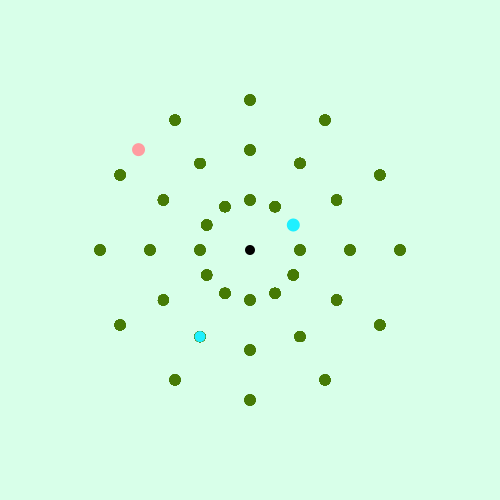
Frame 1 (no input)
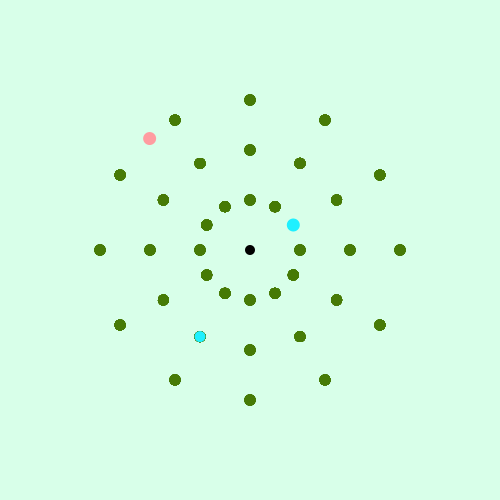
Frame 60 (the mouse pressed at the canvas centre just before this capture)
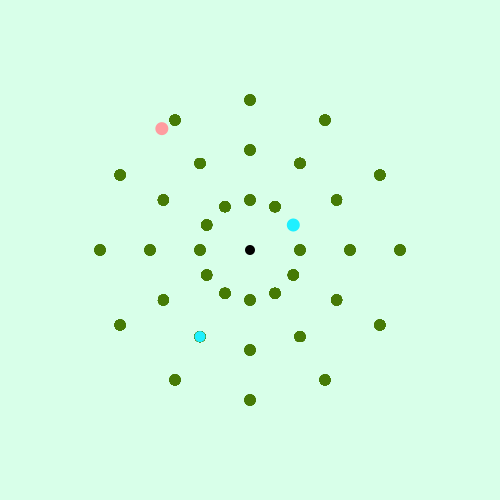
Frame 120 (the mouse held since frame 60 and released just before this capture)

The Processing sketch that drew these frames (run headless with seeded random() and noise(); from frame 60 on, the mouse is pressed at the canvas centre):

// Processing sketch: processing_96483
// ── processing_96483.pde

int hours;
int minutes;
int seconds;
 
 
void setup() {
  size(500, 500);
  colorMode(RGB, 100);
  strokeCap(ROUND);
  smooth();
}
 
void draw() {
  
   // get system variables
 hours = hour();
 minutes = minute();
 seconds = second();
  
 println(hours + " " + minutes + " " + seconds);
     
    // fix for 24 hour clock
  if(hours > 12) {
   hours -= 12;
  }
  
  background(#D8FFE9);
  
    // center sketch
  translate(250,250);
  rotate(radians(90));
  ellipseMode(CENTER);
  noStroke();
  fill(0,0,0);
  ellipse(0,0,10,10);
  noFill();
    // hour hand
    float forhour;
forhour=radians(30*hours);
      for (int i = 0; i < 360; i++) {
    rotate(radians(30));
  noStroke();
  fill(#467A06);
  ellipse(-50, 0, 11, 11);
   
}
  strokeWeight(4);
  noFill();
  stroke(#FF9CA0, 100);
   if(forhour==radians(30)||forhour==radians(60)||forhour==radians(90)||forhour==radians(120)||forhour==radians(150)||forhour==radians(180)||forhour==radians(210)||forhour==radians(240)||forhour==radians(270)||forhour==radians(300)||forhour==radians(330)||forhour==radians(0) )
  {fill(#1FF0FF, 100);
    noStroke();
  }
  else {fill(#FF9CA0, 100);}
    
  pushMatrix();
  rotate(forhour);  // 30 * 12 = 360 degrees
  ellipse(-50,0, 13, 13);
  popMatrix();
   
    // minute hand
    float forminute;
forminute=radians(6*minutes);
      for (int i = 0; i < 360; i++) {
    rotate(radians(30));
  noStroke();
  fill(#467A06);
  ellipse(-100, 0, 11, 11);
   
}
  strokeWeight(4);
  noFill();
  stroke(#FF9CA0, 100);
   if(forminute==radians(30)||forminute==radians(60)||forminute==radians(90)||forminute==radians(120)||forminute==radians(150)||forminute==radians(180)||forminute==radians(210)||forminute==radians(240)||forminute==radians(270)||forminute==radians(300)||forminute==radians(330)||forminute==radians(0) )
  {fill(#1FF0FF, 100);
  noStroke();
  }
  else {fill(#FF9CA0, 100);}
   pushMatrix();
  rotate(forminute);
  ellipse(-100,0, 11, 11);
  popMatrix();
   
    // second hand
float forsecond;
forsecond=radians(6*seconds);
    for (int i = 0; i < 360; i++) {
    rotate(radians(30));
  noStroke();
  fill(#467A06);
  ellipse(-150, 0, 11, 11);
   
}strokeWeight(4);
  noStroke();
  //stroke(#FF9CA0, 100);
  if(forsecond==radians(30)||forsecond==radians(60)||forsecond==radians(90)||forsecond==radians(120)||forsecond==radians(150)||forsecond==radians(180)||forsecond==radians(210)||forsecond==radians(240)||forsecond==radians(270)||forsecond==radians(300)||forsecond==radians(330)||forsecond==radians(0) )
  {fill(#1FF0FF, 100);
  noStroke();
  }
  else {
  fill(#FF9CA0, 100);}
  pushMatrix();
  rotate(forsecond);
  ellipse(-150,0, 13, 13);
  popMatrix();
}
